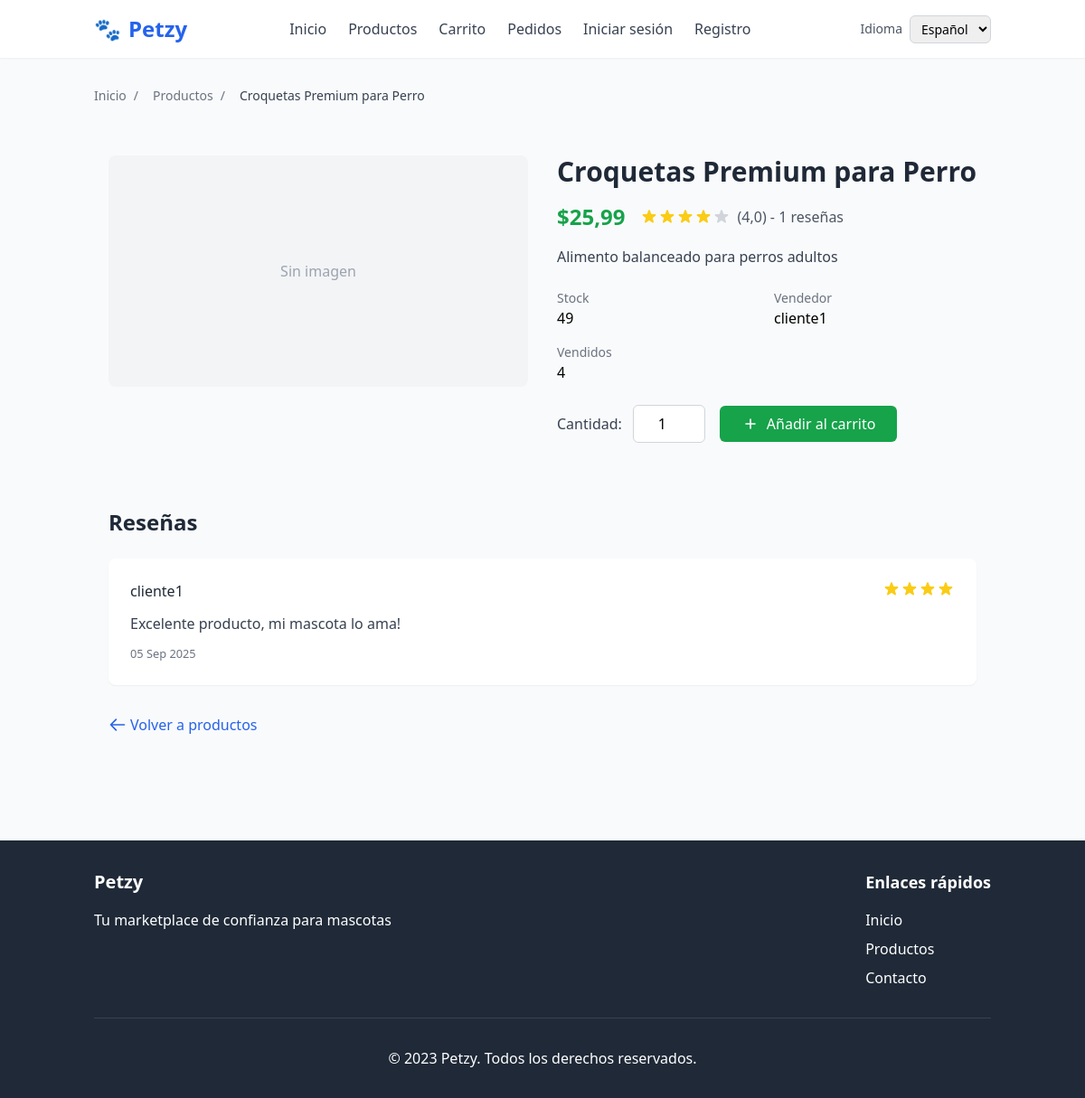
The page /products/3/ on the database as committed earlier.
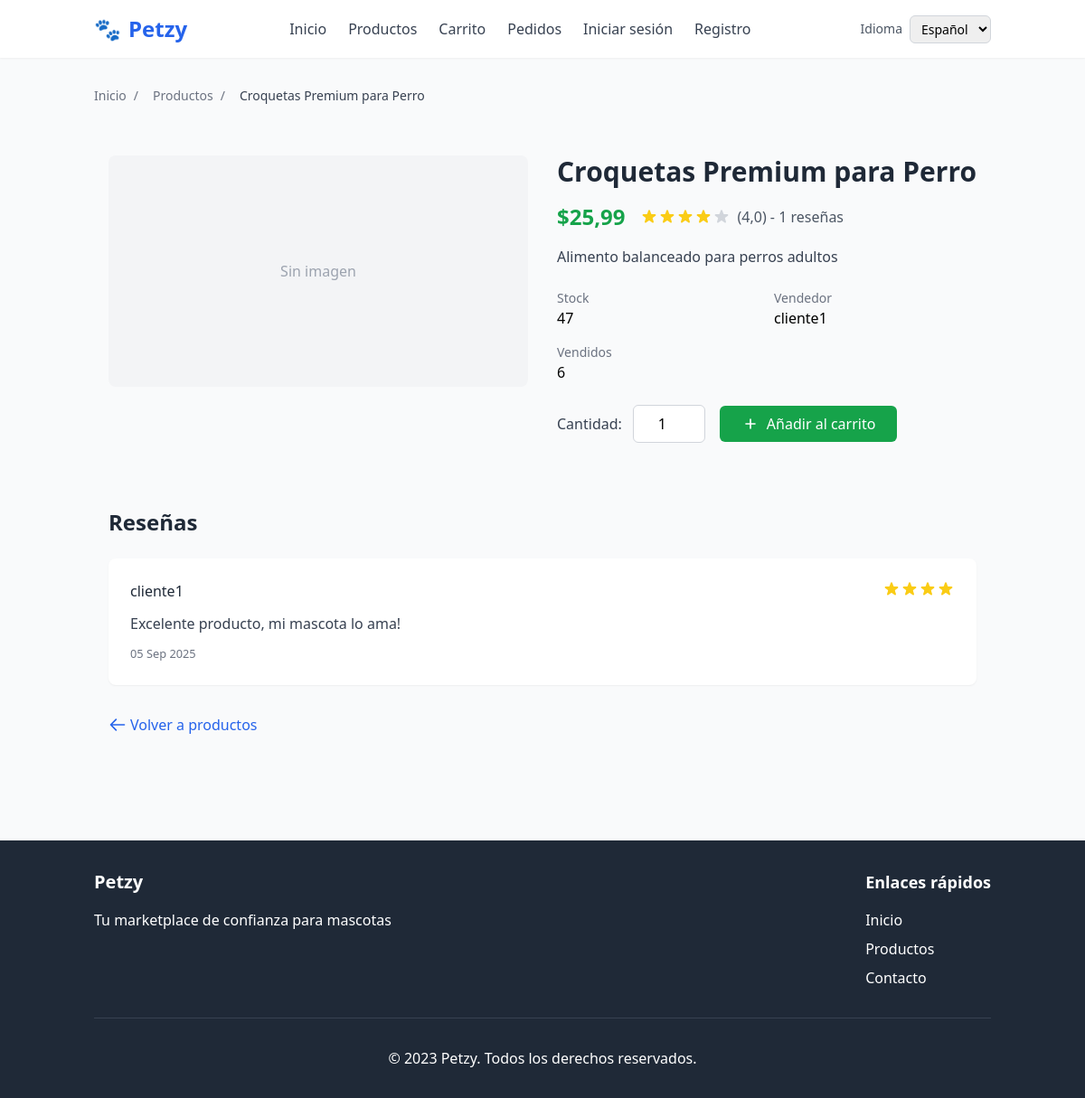
The same page on the database as committed later.
### products/models.py (models this page shows, shortened)
class Producto(models.Model):
    vendedor = models.ForeignKey(Usuario, on_delete=models.CASCADE, related_name="productos")
    nombre = models.CharField(max_length=200)
    descripcion = models.TextField(blank=True)
    precio = models.DecimalField(max_digits=8, decimal_places=2)
    stock = models.PositiveIntegerField(default=0)
    categoria = models.CharField(max_length=100, blank=True)
    imagen = models.ImageField(upload_to='productos/', null=True, blank=True)
    fecha_creacion = models.DateTimeField(auto_now_add=True)
    @property
    def total_vendidos(self):
        return self.orderitem_set.aggregate(
            total=Sum('cantidad')
        )['total'] or 0
    @property
    def promedio_rating(self):
        avg = self.reviews.aggregate(promedio=Avg('rating'))['promedio']
        return round(avg, 1) if avg else 0
    @property
    def promedio_rating_entero(self):
        promedio = self.promedio_rating
        return int(round(promedio)) if promedio else 0
    @property
    def cantidad_resenas(self):
        return self.reviews.count()

### users/models.py (models this page shows)
class Usuario(AbstractUser):
    pass

### products/views.py (the view)
# urls.py: path('<int:pk>/', views.ProductoDetailView.as_view(), name='detail'),
class ProductoDetailView(DetailView):
    model = Producto
    template_name = "products/product_detail.html"
    context_object_name = "producto"
    def get_context_data(self, **kwargs):
        context = super().get_context_data(**kwargs)
        producto = context.get("producto")
        context['breadcrumbs'] = [
            {"label": _("Inicio"), "url": reverse_lazy("home:index")},
            {"label": _("Productos"), "url": reverse_lazy("products:list")},
            {"label": producto.nombre if producto else _("Detalle"), "url": ""},
        ]
        return context

### templates/products/product_detail.html (shortened to what the changed rows need)
{% extends "base.html" %}
{% load i18n %}
{% block content %}
<div class="container mx-auto px-4 py-8 max-w-6xl">
    <div class="flex flex-col lg:flex-row gap-8">
        <div class="w-full lg:w-1/2">
            <h1 class="text-3xl font-bold text-gray-800 mb-2">{{ producto.nombre }}</h1>
            <div class="flex items-center mb-4">
                <p class="text-2xl font-bold text-green-600">${{ producto.precio }}</p>
                {% if producto.promedio_rating > 0 %}
                <div class="ml-4 flex items-center">
                    <div class="text-yellow-400 flex">
                    </div>
                    <span class="ml-2 text-gray-600">({{ producto.promedio_rating }}) - {{ producto.cantidad_resenas }} {% trans "reseñas" %}</span>
                </div>
                {% endif %}
            </div>
            <p class="text-gray-700 mb-6">{{ producto.descripcion }}</p>
            <div class="grid grid-cols-2 gap-4 mb-6">
                <div>
                    <p class="text-sm text-gray-500">{% trans "Stock" %}</p>
                    <p class="font-medium">{{ producto.stock }}</p>
                </div>
                <div>
                    <p class="text-sm text-gray-500">{% trans "Vendedor" %}</p>
                    <p class="font-medium">{{ producto.vendedor.username }}</p>
                </div>
                {% if producto.total_vendidos > 0 %}
                <div>
                    <p class="text-sm text-gray-500">{% trans "Vendidos" %}</p>
                    <p class="font-medium">{{ producto.total_vendidos }}</p>
                </div>
                {% endif %}
            </div>
            {% if producto.stock > 0 %}
            <form method="post" action="{% url 'cart:add' producto.id %}" class="mb-6">
                <div class="flex items-center">
                </div>
            </form>
            {% endif %}
        </div>
    </div>
    <div class="mt-12">
        <div class="flex flex-col sm:flex-row justify-between items-start sm:items-center mb-6">
            <h2 class="text-2xl font-bold text-gray-800 mb-4 sm:mb-0">{% trans "Reseñas" %}</h2>
        </div>
    </div>
</div>
{% endblock %}

### templates/base.html (shortened to what the changed rows need)
{% load static i18n %}
<!DOCTYPE html>
<html lang="{{ request.LANGUAGE_CODE|default:'es' }}">
<head>
    <script src="https://cdn.tailwindcss.com"></script>
</head>
<body class="bg-gray-50">
    <header class="bg-white shadow-sm">
        <div class="container mx-auto px-4 py-4">
            <div class="flex justify-between items-center">
                <h1 class="text-2xl font-bold text-blue-600">
                    <a href="{% url 'home:index' %}" class="flex items-center">
                        <span class="mr-2">🐾</span> Petzy
                    </a>
                </h1>
                        {% get_current_language as LANGUAGE_CODE %}
                        {% get_available_languages as LANGUAGES %}
            </div>
                        {% get_current_language as LANGUAGE_CODE %}
                        {% get_available_languages as LANGUAGES %}
        </div>
    </header>
    <main class="container mx-auto px-4 py-8">
        {% block breadcrumbs %}
            {% if breadcrumbs %}
                <nav class="text-sm text-gray-500 mb-6" aria-label="{% trans "Ruta de navegación" %}">
                    <ol class="flex flex-wrap items-center gap-2">
                        {% for crumb in breadcrumbs %}
                            <li class="flex items-center">
                                {% if crumb.url %}
                                    <a href="{{ crumb.url }}" class="hover:text-blue-600">{{ crumb.label }}</a>
                                {% else %}
                                    <span class="text-gray-700">{{ crumb.label }}</span>
                                {% endif %}
                            </li>
                        {% endfor %}
                    </ol>
                </nav>
            {% endif %}
        {% endblock %}
        {% block content %}{% endblock %}
    </main>
    <footer class="bg-gray-800 text-white py-8 mt-12">
        <div class="container mx-auto px-4">
            <div class="flex flex-col md:flex-row justify-between">
                <div class="mb-6 md:mb-0">
                    <h2 class="text-xl font-bold mb-4">Petzy</h2>
                </div>
            </div>
        </div>
    </footer>
</body>
</html>

Rows that differ between the two databases and show on the page:
changed Producto "Croquetas Premium para Perro": stock "49" → "47"; total_vendidos "4" → "6"
